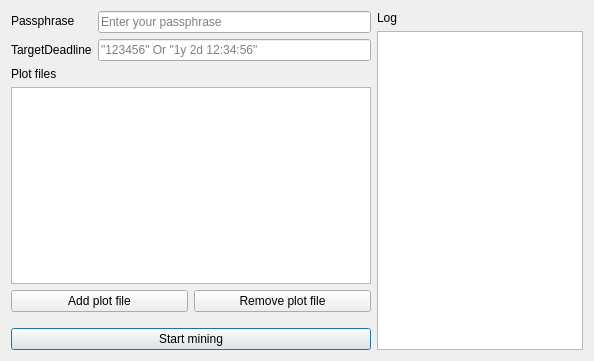
<?xml version="1.0" encoding="UTF-8"?>
<ui version="4.0">
 <class>MinerConsole</class>
 <widget class="QWidget" name="MinerConsole">
  <property name="geometry">
   <rect>
    <x>0</x>
    <y>0</y>
    <width>594</width>
    <height>361</height>
   </rect>
  </property>
  <property name="minimumSize">
   <size>
    <width>500</width>
    <height>300</height>
   </size>
  </property>
  <property name="windowTitle">
   <string>Miner console</string>
  </property>
  <property name="windowIcon">
   <iconset resource="../bitcoin.qrc">
    <normaloff>:/icons/tx_mined</normaloff>:/icons/tx_mined</iconset>
  </property>
  <layout class="QHBoxLayout" name="horizontalLayout_1" stretch="1,2">
   <item>
    <layout class="QVBoxLayout" name="optionsVerticalLayout" stretch="0,0,0,0,0,0">
     <property name="minimumSize" stdset="0">
      <size>
       <width>400</width>
       <height>16777215</height>
      </size>
     </property>
     <item>
      <layout class="QGridLayout" name="gridLayout_1">
       <item row="1" column="0" alignment="Qt::AlignTop">
        <widget class="QLabel" name="passphraseLabel">
         <property name="minimumSize">
          <size>
           <width>80</width>
           <height>20</height>
          </size>
         </property>
         <property name="text">
          <string>Passphrase</string>
         </property>
         <property name="alignment">
          <set>Qt::AlignLeading|Qt::AlignLeft|Qt::AlignVCenter</set>
         </property>
        </widget>
       </item>
       <item row="1" column="2" alignment="Qt::AlignTop">
        <widget class="QLineEdit" name="passphraseLineEdit">
         <property name="minimumSize">
          <size>
           <width>200</width>
           <height>20</height>
          </size>
         </property>
         <property name="placeholderText">
          <string>Enter your passphrase</string>
         </property>
        </widget>
       </item>
       <item row="2" column="0">
        <widget class="QLabel" name="targetDeadlineLabel">
         <property name="text">
          <string>TargetDeadline</string>
         </property>
        </widget>
       </item>
       <item row="2" column="2">
        <widget class="QLineEdit" name="targetDeadlineLineEdit">
         <property name="placeholderText">
          <string>&quot;123456&quot; Or &quot;1y 2d 12:34:56&quot;</string>
         </property>
        </widget>
       </item>
      </layout>
     </item>
     <item>
      <widget class="QLabel" name="plotFileLabel">
       <property name="text">
        <string>Plot files</string>
       </property>
      </widget>
     </item>
     <item>
      <widget class="QListWidget" name="plotfileList">
       <property name="minimumSize">
        <size>
         <width>360</width>
         <height>0</height>
        </size>
       </property>
       <property name="maximumSize">
        <size>
         <width>16777215</width>
         <height>16777215</height>
        </size>
       </property>
      </widget>
     </item>
     <item>
      <layout class="QHBoxLayout" name="opPlotfileHorizontalLayout">
       <item>
        <widget class="QPushButton" name="addPlotFileButton">
         <property name="text">
          <string>Add plot file</string>
         </property>
        </widget>
       </item>
       <item>
        <widget class="QPushButton" name="removePlotFileButton">
         <property name="text">
          <string>Remove plot file</string>
         </property>
        </widget>
       </item>
      </layout>
     </item>
     <item>
      <spacer name="startMiningVerticalSpacer">
       <property name="orientation">
        <enum>Qt::Vertical</enum>
       </property>
       <property name="sizeType">
        <enum>QSizePolicy::Fixed</enum>
       </property>
       <property name="sizeHint" stdset="0">
        <size>
         <width>0</width>
         <height>10</height>
        </size>
       </property>
      </spacer>
     </item>
     <item>
      <widget class="QPushButton" name="switchMiningButton">
       <property name="text">
        <string>Start mining</string>
       </property>
       <property name="icon">
        <iconset resource="../bitcoin.qrc">
         <normaloff>:/icons/tx_mined</normaloff>:/icons/tx_mined</iconset>
       </property>
       <property name="default">
        <bool>true</bool>
       </property>
      </widget>
     </item>
    </layout>
   </item>
   <item>
    <layout class="QVBoxLayout" name="logVerticalLayout">
     <item>
      <widget class="QLabel" name="logLabel">
       <property name="minimumSize">
        <size>
         <width>0</width>
         <height>0</height>
        </size>
       </property>
       <property name="text">
        <string>Log</string>
       </property>
      </widget>
     </item>
     <item>
      <widget class="QPlainTextEdit" name="logPlainTextEdit">
       <property name="readOnly">
        <bool>true</bool>
       </property>
       <property name="backgroundVisible">
        <bool>false</bool>
       </property>
      </widget>
     </item>
    </layout>
   </item>
  </layout>
 </widget>
 <resources>
  <include location="../bitcoin.qrc"/>
 </resources>
 <connections/>
</ui>
